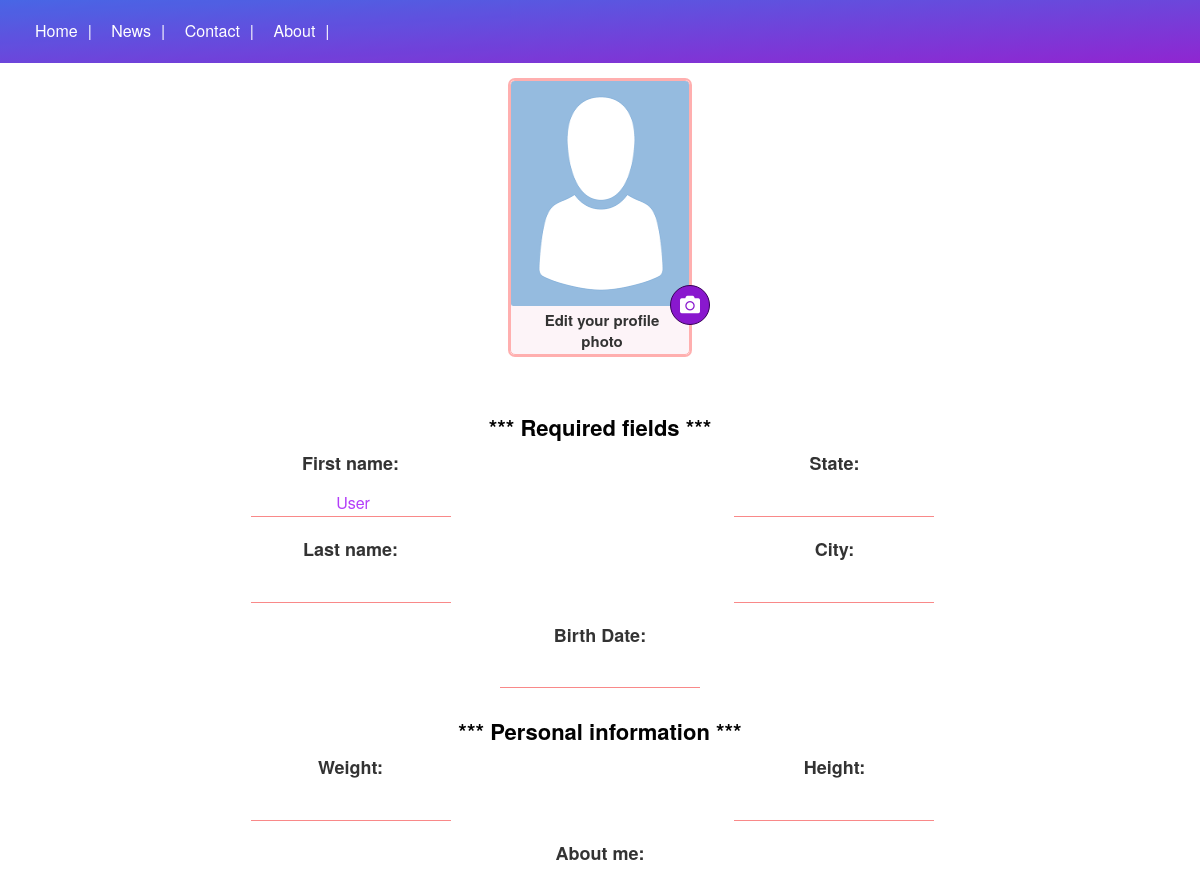
Before: /personal_page_edit.php?user_activation_code=0f675dd872a1994ba00368d312d79ff9 (upper part) with the older database file.
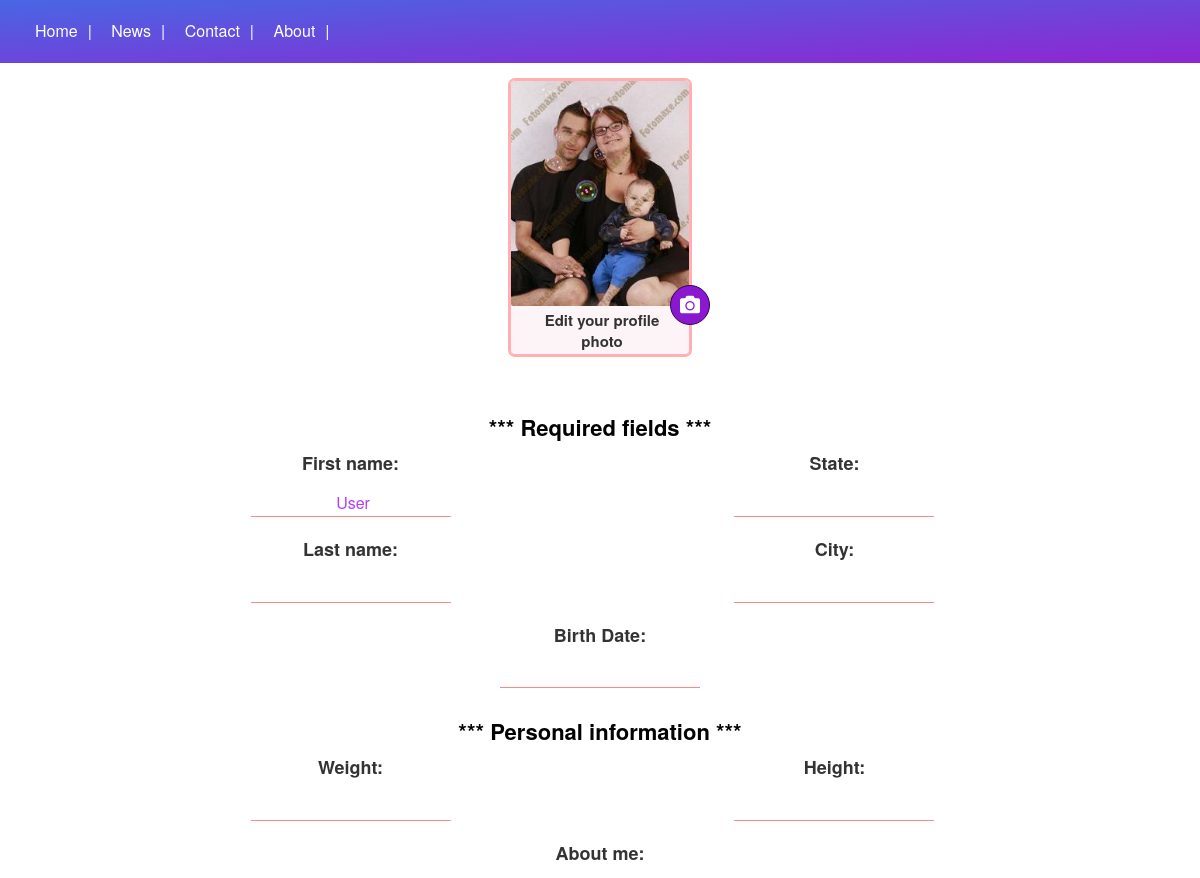
After: the same page with the newer database file.
### tables this page shows
CREATE TABLE `register_user` (
  `register_user_id` int(11) NOT NULL,
  `user_name` varchar(250) NOT NULL,
  `user_email` varchar(250) NOT NULL,
  `user_password` varchar(250) NOT NULL,
  `user_activation_code` varchar(250) NOT NULL,
  `user_id` varchar(255) NOT NULL,
  `user_email_status` enum('not verified','verified') NOT NULL,
  `first_name` varchar(1000) NOT NULL,
  `last_name` varchar(1000) NOT NULL,
  `country` varchar(1000) NOT NULL,
  `city` varchar(1000) NOT NULL,
  `birth_date` date DEFAULT NULL,
  `profile_foto` varchar(1000) NOT NULL,
  `details` varchar(1000) NOT NULL,
  `gender` varchar(255) NOT NULL,
  `weight` varchar(255) NOT NULL,
  `height` varchar(255) NOT NULL
);

### personal_page_edit.php (the view, shortened to what the changed rows need)
<head>
    <link rel="stylesheet" href="personal_page_edit.css">
    <link rel="stylesheet" href="https://maxcdn.bootstrapcdn.com/bootstrap/4.1.2/css/bootstrap.min.css">
    <link rel="stylesheet" href="https://cdnjs.cloudflare.com/ajax/libs/cropperjs/1.4.1/cropper.css">
    <link rel="stylesheet" href="https://use.fontawesome.com/releases/v5.1.1/css/all.css">
</head>
<?php
$user_activation_code=$_GET["user_activation_code"];
$con= new PDO(DB_DSN, DB_USERNAME, DB_PASSWORD);
$sthandler = $con->prepare("SELECT TIMESTAMPDIFF(YEAR, `birth_date`, CURDATE()) AS age, birth_date, city, weight, height,  country,  details, first_name, last_name, profile_foto FROM register_user  WHERE user_activation_code = '$user_activation_code'");
$sthandler->execute();
?>
<body>
    <section class="section_profile_photo mt-8">
        <div class="wrap">
    <?php while($row = $sthandler->fetch(PDO::FETCH_ASSOC)) : ?>
        <div class="container">
            <form class ="button_foto" action="" method="post" enctype="multipart/form-data">
                <div class="clearfix_card rel">
                    <div class="prof_photo_box">
                        <img class="rounded prof_photo" id="avatar" src = "<?php echo $row ['profile_foto']?>" alt="avatar">
                    </div>
                        <label for="input"  class="text_edit_box">
                            <div class="btn-add-photo"><i class="fas fa-camera"></i></div>
                            <div class="text_edit"> Edit your profile photo</div>
                        </label>
                </div>
                <div class="alert" role="alert"></div>
            </form>
        </div>
        </div>
    </section>
    <section class="section_question">
        <div class="wrap">
            <form action="" method="post" enctype="multipart/form-data" class="form_1">
            <div class="header_question">*** Required fields ***</div>
                <div class="input_block">
                    <div class="block_name inline-block">
                        <label for="first_name">First name: </label>
                        <div class="input_box rel">
                            <input class="input_info" type="text" name="first_name" id="first_name"  value="<?php echo $row ['first_name']?>">
                        </div>
                        <label for="last_name">Last name: </label>
                        <div class="input_box rel">
                            <input type="text" class="input_info" name="last_name" id="last_name"  value="<?php echo $row ['last_name']?>">
                        </div>
                    </div>
                    <div class="block_state inline-block">
                        <label for="country">State: </label>
                        <div class="input_box rel">
                            <input type="text" class="input_info" name="country" id="country"  value="<?php echo $row ['country']?>">
                        </div>
                        <label for="city">City: </label>
                        <div class="input_box rel">
                            <input type="text" class="input_info" name="city" id="city"  value="<?php echo $row ['city']?>">
                        </div>
                    </div>
                    <div class="block_center">
                        <label for="birth_date">Birth Date: </label>
                        <div class="input_box rel">
                            <input type="text" class="input_info" name="birth_date" id="birth_date"  value="<?php echo $row ['birth_date']?>">
                        </div>
                    </div>
                </div>
                <div class="header_question">*** Personal information ***</div>
                <div class="input_block">
                    <div class="block_name inline-block">
			            <label for="weight">Weight: </label>
                        <div class="input_box rel">
                            <input type="text" class="input_info" name="weight" id="weight"  value="<?php echo $row ['weight']?>">
                        </div>
                    </div>
                    <div class="block_state inline-block">
			            <label for="height">Height: </label>
                        <div class="input_box rel">
                            <input type="text" class="input_info" name="height" id="height"  value="<?php echo $row ['height']?>">
                        </div>
                    </div>
                    <div class="block_center">
                        <label for="details">About me: </label>
                    </div>
                </div>
			<?php endwhile;?>
            </form>
        </div>
    </section>
            <?php include('albums/index.php');?>
                <?php
                include('fotos/view1.php');?>
</body>

Changed rows visible on the page:
changed register_user "User": profile_foto: picture added in place of a placeholder
